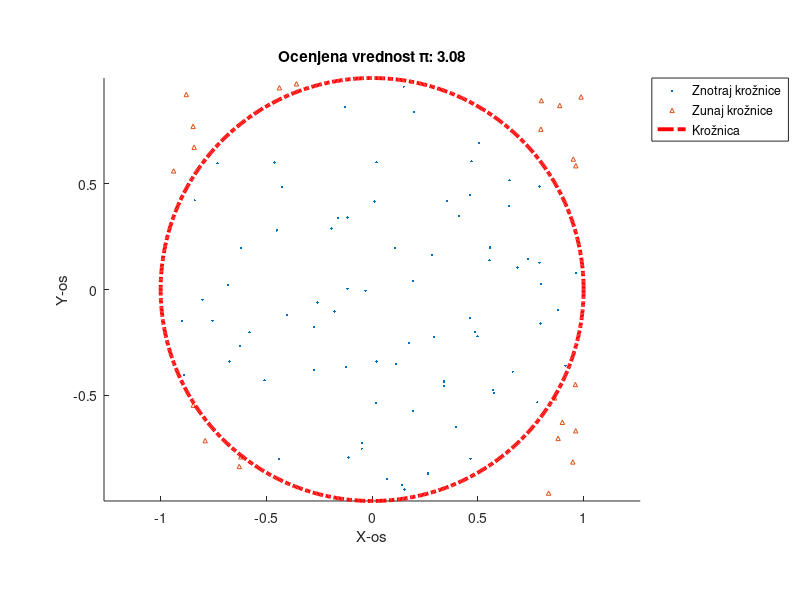
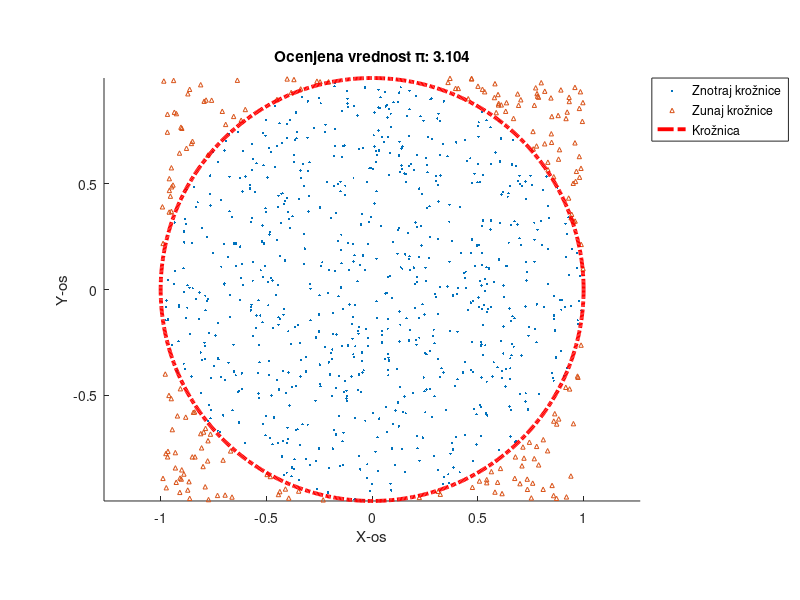
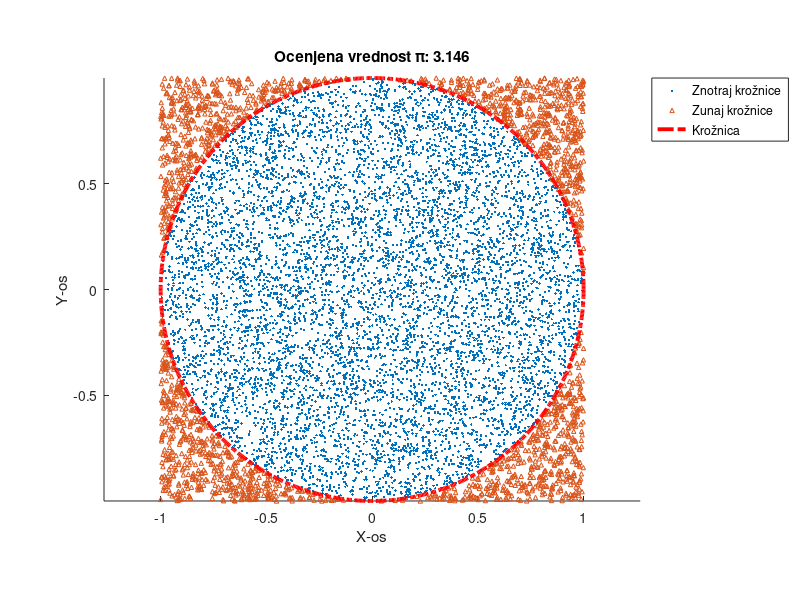
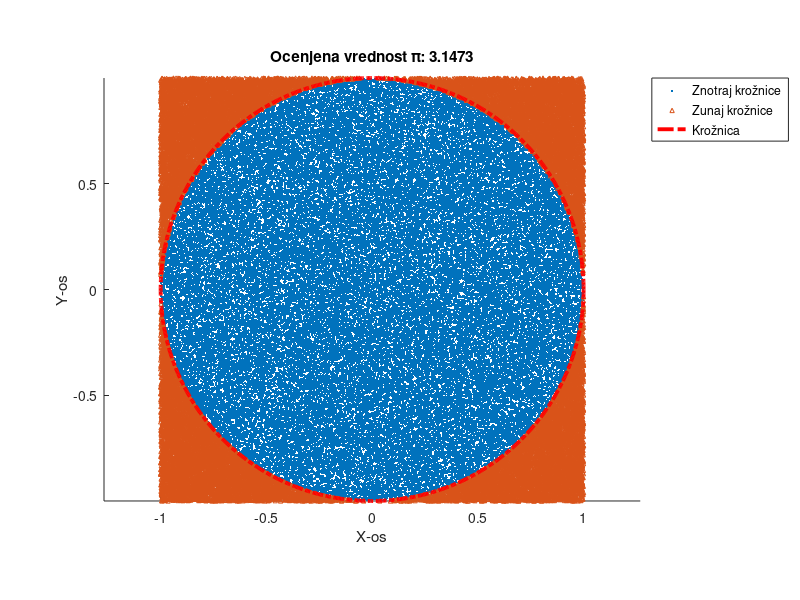

The MATLAB source for these figures, in order:
function calc_pi_Gasper()
% na podlagi začetnega števila točk, radija in naknadnih povečanj začetnih
% točk, izpiše izračunano vrednost π in napako oz. odstopanje od števila π, ki je shranjeno v Matlabu kot \pi.
    n = 100;
    r = 1;
    raziskuje_priblizke_pi(n, r);
end

function raziskuje_priblizke_pi(n, r)
    stevilo_priblizkov = 4; % Število kolikokrat naj poveča in ponovi korak
    for i = 1:stevilo_priblizkov
        [ocenaPi, napaka] = area_pi(n, r);
        disp(['Število naključnih točk: ', num2str(n)]);
        disp(['Ocenjena vrednost π: ', num2str(ocenaPi)]);
        disp(['Napaka oz. odstopanje od števila π: ', num2str(napaka)]);
        izrisi_graf(n, r, ocenaPi);
        n = n * 10; % Poveča število naključnih točk za naslednji poskus
    end
end

function [ocenaPi, napaka] = area_pi(n, r)
% izračuna vrednosti Pi in določi absolutno napako
    zn_Kroga = 0;
    for i = 1:n
        x = 2 * rand() - 1;
        y = 2 * rand() - 1;
        if x^2 + y^2 <= r^2
            zn_Kroga = zn_Kroga + 1;
        end
    end
    ocenaPi = 4 * zn_Kroga / n;
    napaka = abs(ocenaPi - pi);
end

function izrisi_graf(n, r, ocenaPi)
  % Ustvari nov graf za vsak približek in doda legendo zraven njega
    figure;
    izrisi_tocke(n, r);
    izrisi_kroznico(r);
    title(['Ocenjena vrednost π: ', num2str(ocenaPi)]);
    xlabel('X-os');
    ylabel('Y-os');
    legend('Znotraj krožnice', 'Zunaj krožnice', 'Krožnica','Location','northeastoutside')
end

function izrisi_tocke(n, r)
%določi točke zunaj in znotraj kroga ter jih doda na graf
    x = 2 * rand(n, 1) - 1;
    y = 2 * rand(n, 1) - 1;
    razdalja = sqrt(x.^2 + y.^2);
    tockeZn = razdalja <= r;
    tockeZu = razdalja > r;
    scatter(x(tockeZn), y(tockeZn), 30, 'cyan', '.');
    hold on;
    scatter(x(tockeZu), y(tockeZu), 10, 'magenta', '^');
    axis equal;
end

function izrisi_kroznico(r)
    theta = linspace(0, 2 * pi, 1000);
    x = r * cos(theta);
    y = r * sin(theta);
    plot(x, y, 'red', 'LineWidth', 2.8, 'LineStyle','-.');
end
